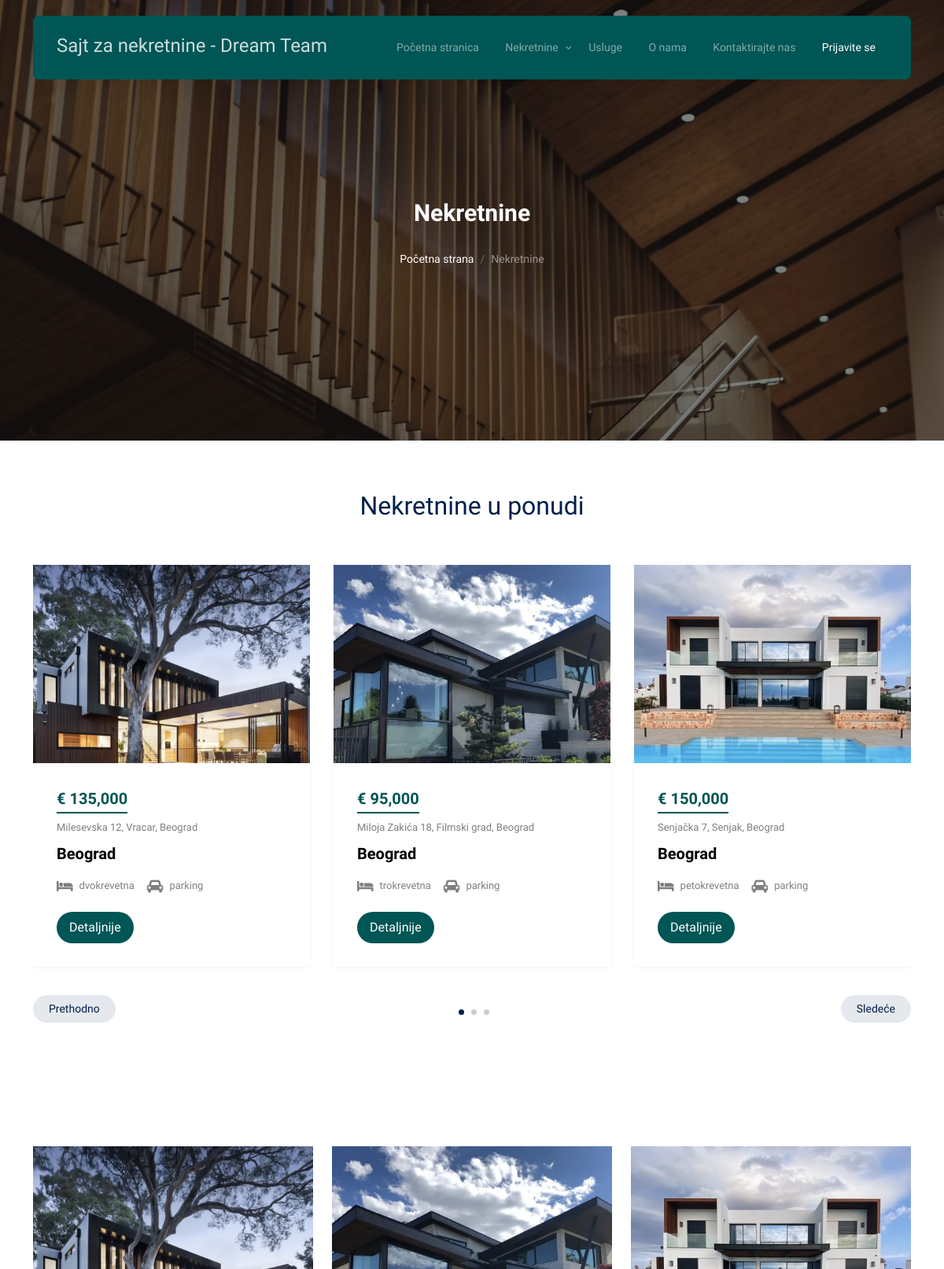
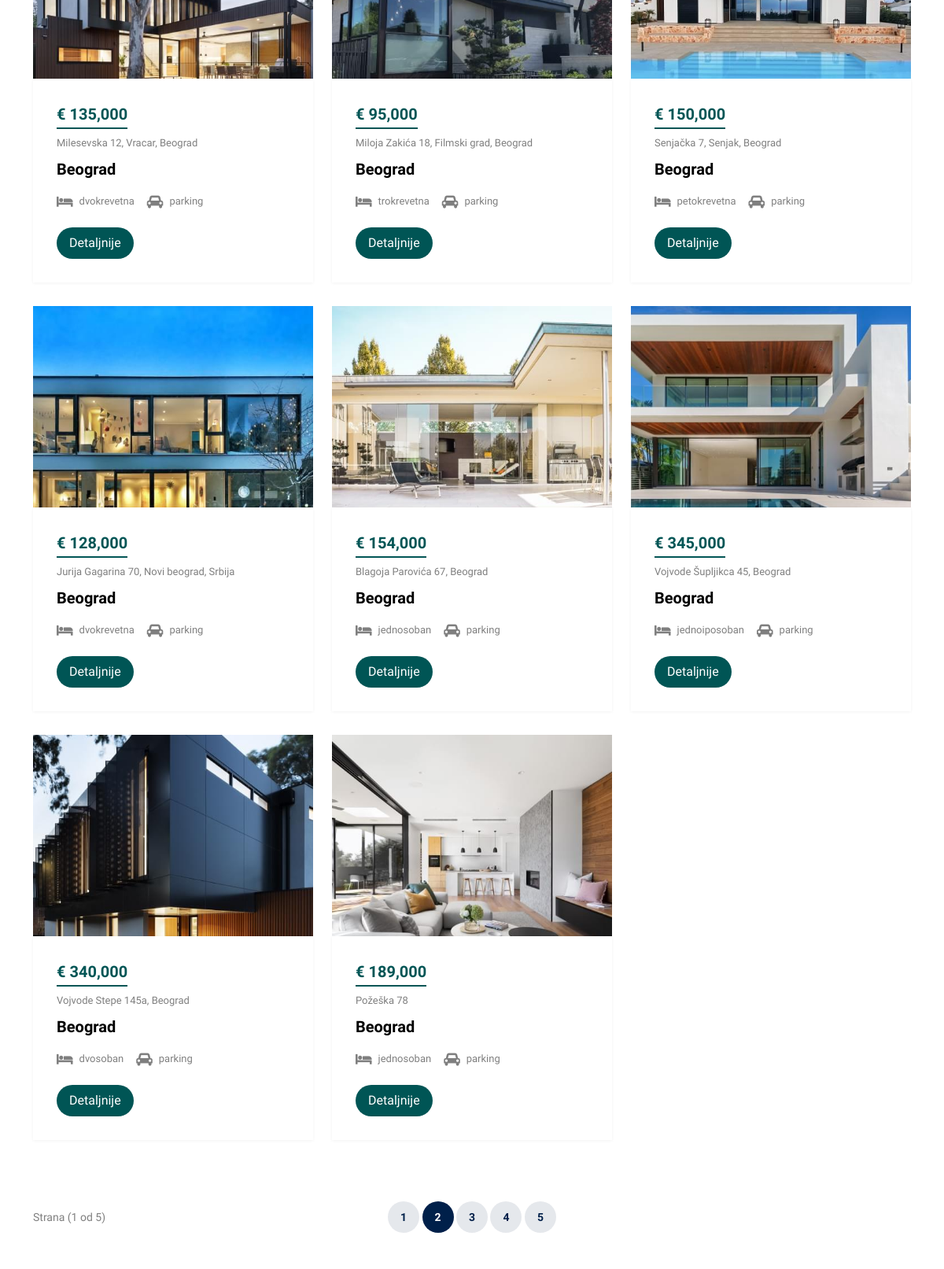
/properties.php (upper part), run on the app's committed database (2 pictures, top to bottom).
### tables this page shows
CREATE TABLE `tbl_property` (
  `id` int(11) NOT NULL,
  `adresa` varchar(256) NOT NULL,
  `opis` varchar(50) NOT NULL,
  `cena` int(11) NOT NULL,
  `slika` varchar(50) NOT NULL,
  `status_id` int(11) NOT NULL,
  `agency_id` int(11) NOT NULL
);

### lib/DataSource.php (called while the page is built, shortened)
<?php
class DataSource
{
    private $conn;
    function __construct()
    {
        $this->conn = $this->getConnection();
    }
    public function getConnection()
    {
        $conn = new \mysqli(self::HOST, self::USERNAME, self::PASSWORD, self::DATABASENAME);
        $conn->set_charset("utf8");
        return $conn;
    }
    public function select($query, $paramType = "", $paramArray = array())
    {
        $stmt = $this->conn->prepare($query);
        $stmt->execute();
        $result = $stmt->get_result();
        if ($result->num_rows > 0) {
            while ($row = $result->fetch_assoc()) {
                $resultset[] = $row;
            }
        }
        if (! empty($resultset)) {
            return $resultset;
        }
    }
}

### lib/Property.php (called while the page is built, shortened)
<?php
class Property
{
    private $ds;
    function __construct()
    {
        require_once __DIR__ . '/../lib/DataSource.php';
        $this->ds = new DataSource();
    }
        public function getProperties()
        {
            $query = 'SELECT * FROM tbl_property';
            $propertyRecord = $this->ds->select($query);
            return $propertyRecord;
        }
}
?>

### components/properties-slider.php (the view, shortened to what this page needs)
<div class="row">
    <div class="col-12">
        <div class="property-slider-wrap">
            <div class="property-slider">
                <?php
                if (is_array($properties)) {
                    $count = count($properties);
                    if ($count > 0) {
                        foreach ($properties as $property) {
                            $id = $property['id'];
                            echo "
                    <div class='property-item'>
                     <img src='images/" . $property['slika'] . ".jpg' onclick='location.href=\"property-single.php?id=$id\"' alt='Image' class='img-fluid'/>
                      <div class='property-content'>
                        <div class='price mb-2'><span>€ " . number_format((int)$property['cena']) . "</span></div>
                        <div>
                          <span class='d-block mb-2 text-black-50'
                           >" . $property['adresa'] . "</span
                           >
                          <span class='city d-block mb-3'>Beograd</span>
                          <div class='specs d-flex mb-4'>
                            <span class='d-block d-flex align-items-center me-3'>
                              <span class='icon-bed me-2'></span>
                              <span class='caption'>" . $property['opis'] . "</span>
                            </span>
                            <span class='d-block d-flex align-items-center'>
                              <span class='icon-car me-2'></span>
                              <span class='caption'>parking</span>
                            </span>
                          </div>
                          <form method='GET' action='property-single.php'>
                          <input type='hidden' name='id' value=$id>
                          <input type='submit' value='Detaljnije' class='btn btn-primary py-2 px-3'>
                          </form>
                          </div>
                      </div>
                    </div>";
                        }
                    }
                } ?>
            </div>
            <div id="property-nav" class="controls" tabindex="0" aria-label="Carousel Navigation">
                <span class="prev" data-controls="prev" aria-controls="property" tabindex="-1">Prethodno</span>
                <span class="next" data-controls="next" aria-controls="property" tabindex="-1">Sledeće</span>
            </div>
        </div>
    </div>
</div>

### components/properties-show.php (shortened to what this page needs)
<div class="row">
        <?php
        if (is_array($properties)) {
          $count = count($properties);
          if ($count > 0) {
            foreach ($properties as $property) {
              $id = $property['id'];
              echo "
              <div class='col-xs-12 col-sm-6 col-md-6 col-lg-4'>
                <div class='property-item mb-30'>
                  <img src='images/".$property['slika'].".jpg' onclick='location.href=\"property-single.php?id=$id\"' alt='Image' class='img-fluid'/>
                  <div class='property-content'>
                    <div class='price mb-2'><span>€ ".number_format((int)$property['cena'])."</span></div>
                    <div>
                      <span class='d-block mb-2 text-black-50'
                        >".$property['adresa']."</span
                      >
                      <span class='city d-block mb-3'>Beograd</span>
                      <div class='specs d-flex mb-4'>
                        <span class='d-block d-flex align-items-center me-3'>
                          <span class='icon-bed me-2'></span>
                          <span class='caption'>".$property['opis']."</span>
                        </span>
                        <span class='d-block d-flex align-items-center'>
                          <span class='icon-car me-2'></span>
                          <span class='caption'>parking</span>
                        </span>
                      </div>
                      <form method='GET' action='property-single.php'>
                      <input type='hidden' name='id' value=$id>
                      <input type='submit' value='Detaljnije' class='btn btn-primary py-2 px-3'>
                      </form>
                    </div>
                  </div>
                </div>
              </div>";
            }
          }
        } ?>
      </div>

### css/tiny-slider.css (style rules this page uses)
.tns-slider { -webkit-transition:all 0s;-moz-transition:all 0s;transition:all 0s }
.tns-slider>.tns-item { -webkit-box-sizing:border-box;-moz-box-sizing:border-box;box-sizing:border-box }
.tns-horizontal.tns-subpixel { white-space:nowrap }
.tns-horizontal.tns-subpixel>.tns-item { display:inline-block;vertical-align:top;white-space:normal }

### data on the page
tbl_property: slika (picture), cena "135,000", adresa "Milesevska 12, Vracar, Beograd", opis "dvokrevetna"
tbl_property: slika (picture), cena "95,000", adresa "Miloja Zakića 18, Filmski grad, Beograd", opis "trokrevetna"
tbl_property: slika (picture), cena "150,000", adresa "Senjačka 7, Senjak, Beograd", opis "petokrevetna"
tbl_property: slika (picture), cena "128,000", adresa "Jurija Gagarina 70, Novi beograd, Srbija", opis "dvokrevetna"
tbl_property: slika (picture), cena "154,000", adresa "Blagoja Parovića 67, Beograd", opis "jednosoban"
tbl_property: slika (picture), cena "345,000", adresa "Vojvode Šupljikca 45, Beograd", opis "jednoiposoban"
tbl_property: slika (picture), cena "340,000", adresa "Vojvode Stepe 145a, Beograd", opis "dvosoban"
tbl_property: slika (picture), cena "189,000", adresa "Požeška 78", opis "jednosoban"
